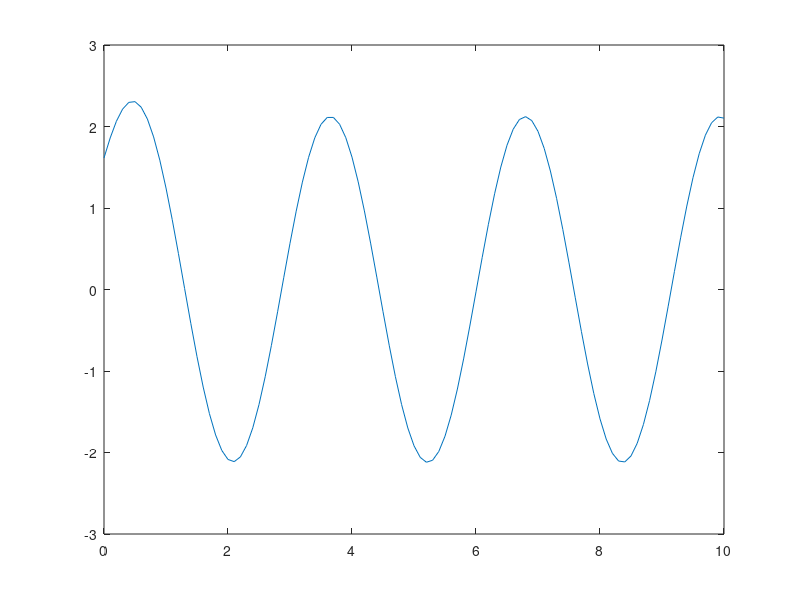

The MATLAB source for this figure:
clear
clc

num = [2 6 8];
den = [1 2 4 8];

[r, p, k] = residue(num, den);

r2abs = abs(r(2))
r2angle = angle(r(2)) * 180/pi

r3abs = abs(r(3))
r3angle = angle(r(3)) * 180/pi

t = [0:0.1:10];
wynik = 0.5 * exp(-2*t) + 2.1214 * cos(2*t - 45);
plot(t, wynik)